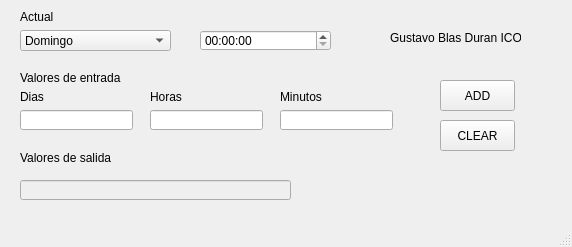
<?xml version="1.0" encoding="UTF-8"?>
<ui version="4.0">
 <class>MainWindow</class>
 <widget class="QMainWindow" name="MainWindow">
  <property name="enabled">
   <bool>true</bool>
  </property>
  <property name="geometry">
   <rect>
    <x>0</x>
    <y>0</y>
    <width>572</width>
    <height>247</height>
   </rect>
  </property>
  <property name="windowTitle">
   <string>Programa_1_AgregarHoras</string>
  </property>
  <widget class="QWidget" name="centralwidget">
   <widget class="QComboBox" name="day_current">
    <property name="geometry">
     <rect>
      <x>20</x>
      <y>30</y>
      <width>151</width>
      <height>21</height>
     </rect>
    </property>
    <item>
     <property name="text">
      <string>Domingo</string>
     </property>
    </item>
    <item>
     <property name="text">
      <string>Lunes</string>
     </property>
    </item>
    <item>
     <property name="text">
      <string>Martes</string>
     </property>
    </item>
    <item>
     <property name="text">
      <string>Miercoles</string>
     </property>
    </item>
    <item>
     <property name="text">
      <string>Jueves</string>
     </property>
    </item>
    <item>
     <property name="text">
      <string>Viernes</string>
     </property>
    </item>
    <item>
     <property name="text">
      <string>Sabado</string>
     </property>
    </item>
   </widget>
   <widget class="QTimeEdit" name="time_current">
    <property name="geometry">
     <rect>
      <x>200</x>
      <y>30</y>
      <width>131</width>
      <height>21</height>
     </rect>
    </property>
   </widget>
   <widget class="QPushButton" name="pushButtonCalculate">
    <property name="enabled">
     <bool>true</bool>
    </property>
    <property name="geometry">
     <rect>
      <x>440</x>
      <y>80</y>
      <width>75</width>
      <height>31</height>
     </rect>
    </property>
    <property name="text">
     <string>ADD</string>
    </property>
   </widget>
   <widget class="QLineEdit" name="day_input">
    <property name="geometry">
     <rect>
      <x>20</x>
      <y>110</y>
      <width>113</width>
      <height>20</height>
     </rect>
    </property>
   </widget>
   <widget class="QLineEdit" name="hour_input">
    <property name="geometry">
     <rect>
      <x>150</x>
      <y>110</y>
      <width>113</width>
      <height>20</height>
     </rect>
    </property>
   </widget>
   <widget class="QLineEdit" name="minutes_input">
    <property name="geometry">
     <rect>
      <x>280</x>
      <y>110</y>
      <width>113</width>
      <height>20</height>
     </rect>
    </property>
   </widget>
   <widget class="QLabel" name="label">
    <property name="geometry">
     <rect>
      <x>390</x>
      <y>30</y>
      <width>131</width>
      <height>16</height>
     </rect>
    </property>
    <property name="text">
     <string>Gustavo Blas Duran ICO22</string>
    </property>
   </widget>
   <widget class="QLabel" name="label_2">
    <property name="geometry">
     <rect>
      <x>20</x>
      <y>10</y>
      <width>47</width>
      <height>13</height>
     </rect>
    </property>
    <property name="text">
     <string>Actual</string>
    </property>
   </widget>
   <widget class="QLabel" name="label_3">
    <property name="geometry">
     <rect>
      <x>20</x>
      <y>70</y>
      <width>111</width>
      <height>16</height>
     </rect>
    </property>
    <property name="text">
     <string>Valores de entrada</string>
    </property>
   </widget>
   <widget class="QLabel" name="label_4">
    <property name="geometry">
     <rect>
      <x>20</x>
      <y>90</y>
      <width>47</width>
      <height>13</height>
     </rect>
    </property>
    <property name="text">
     <string>Dias</string>
    </property>
   </widget>
   <widget class="QLabel" name="label_5">
    <property name="geometry">
     <rect>
      <x>150</x>
      <y>90</y>
      <width>47</width>
      <height>13</height>
     </rect>
    </property>
    <property name="text">
     <string>Horas</string>
    </property>
   </widget>
   <widget class="QLabel" name="label_6">
    <property name="geometry">
     <rect>
      <x>280</x>
      <y>90</y>
      <width>47</width>
      <height>13</height>
     </rect>
    </property>
    <property name="text">
     <string>Minutos</string>
    </property>
   </widget>
   <widget class="QLabel" name="label_9">
    <property name="geometry">
     <rect>
      <x>20</x>
      <y>150</y>
      <width>111</width>
      <height>16</height>
     </rect>
    </property>
    <property name="text">
     <string>Valores de salida</string>
    </property>
   </widget>
   <widget class="QLineEdit" name="values_output">
    <property name="enabled">
     <bool>false</bool>
    </property>
    <property name="geometry">
     <rect>
      <x>20</x>
      <y>180</y>
      <width>271</width>
      <height>20</height>
     </rect>
    </property>
   </widget>
   <widget class="QPushButton" name="pushButtonCalculateClear">
    <property name="geometry">
     <rect>
      <x>440</x>
      <y>120</y>
      <width>75</width>
      <height>31</height>
     </rect>
    </property>
    <property name="text">
     <string>CLEAR</string>
    </property>
   </widget>
  </widget>
  <widget class="QMenuBar" name="menubar">
   <property name="geometry">
    <rect>
     <x>0</x>
     <y>0</y>
     <width>572</width>
     <height>21</height>
    </rect>
   </property>
  </widget>
  <widget class="QStatusBar" name="statusbar"/>
 </widget>
 <resources/>
 <connections/>
</ui>
